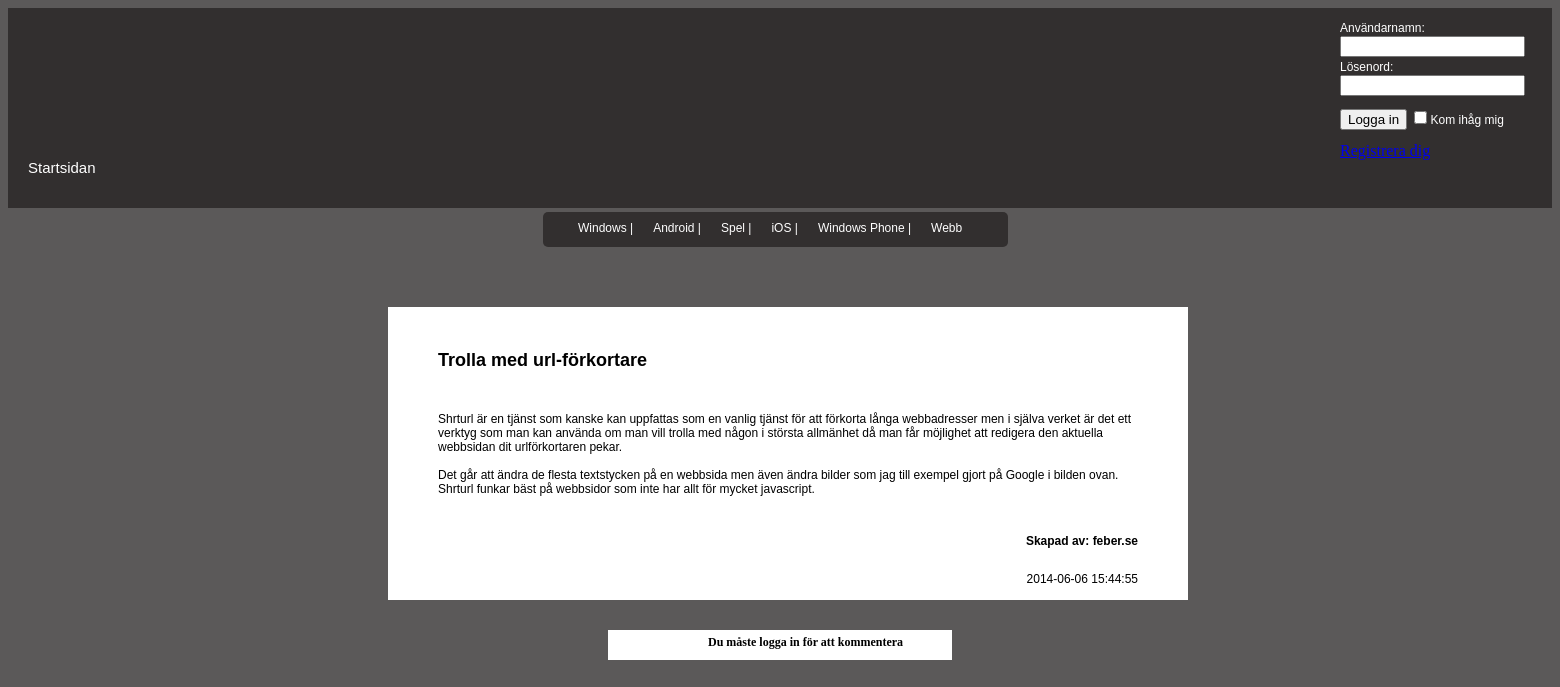
/?Comments&id=43, run on the app's committed database.
### tables this page shows
CREATE TABLE IF NOT EXISTS `posts` (
  `id` int(11) NOT NULL AUTO_INCREMENT,
  `title` varchar(200) NOT NULL,
  `post` text NOT NULL,
  `author` varchar(30) NOT NULL,
  `picture` longblob,
  `date` timestamp NOT NULL DEFAULT CURRENT_TIMESTAMP,
  `category` varchar(50) NOT NULL,
  PRIMARY KEY (`id`),
  KEY `categoryID` (`category`)
);

### Controller/PostsController.php (called while the page is built, shortened)
<?php
require_once 'View/PostsView.php';
require_once 'Model/PostsHandler.php';
class PostsController{
	private $ret = "";
	private $message = "";
	public function DoControll(Database $db){
		$postsHandler = new PostsHandler($db);
		$postsView = new PostsView();
		$loginHandler = new LoginHandler($db);
		$blogposts = $postsHandler->GetPosts();
		if($loginHandler->LoggedInAsAdmin() === true){
				$this->ret = $postsView->CategoryView($blogposts);
				$this->ret .= $postsView->ViewPostsAsAdmin($blogposts);
		}
		else
		{
			$this->ret = $postsView->CategoryView($blogposts);
			$this->ret .= $postsView->ViewPosts($blogposts);
		}
		return $this->ret. $this->message;
	}
}

### Controller/CommentController.php (called while the page is built, shortened)
<?php
require_once 'View/CreateCommentView.php';
require_once 'View/PostsView.php';
require_once 'Model/LoginHandler.php';
require_once 'Model/PostsHandler.php';
class CommentController{
	private $message = "";
	private $commentsPosts ="";
	public function DoControll(Database $db){
		$createCommentView = new CreateCommentView();
		$postsView = new PostsView();
		$loginHandler = new LoginHandler($db);
		$postsHandler = new PostsHandler($db);
		$id = $_GET['id'];
		$blogpost = $postsHandler->GetSpecificPost($id);
		$this->ret = $postsView->CategoryView();
		$this->ret .= $createCommentView->CommentPost($blogpost);
		if($loginHandler->IsLoggedIn() === true){
			$this->ret .= $createCommentView->CreateComment();
		}
		else{
			$this->ret .= $createCommentView->NotLoggedIn();
		}
		return $this->ret .$this->message . $this->commentsPosts;
	}
}

### PostArray.php (called while the page is built, shortened)
<?php
class PostArray{
	private $title;
	private $post;
	private $author;
	private $date;
	public function __construct($id, $title, $post, $author, $date, $category){
		$this->title = $title;
		$this->post = $post;
		$this->author = $author;
		$this->date = $date;
	}
	public function getTitle(){
		return $this->title;
	}
	public function getPost(){
		return $this->post;
	}
	public function getAuthor(){
		return $this->author;
	}
	public function getDate(){
		return $this->date;
	}
}

### Database.php (called while the page is built, shortened)
<?php
class Database{
	private $mysqli = NULL;
	public function Connect(DBConfig $config){
		$this->mysqli = new mysqli($config->host,
							$config->user,
							$config->password,
							$config->db);
				$this->mysqli->set_charset("utf8");
			return TRUE;
		}
	public function Prepare($sql){
		$ret = $this->mysqli->prepare($sql);
		return $ret;
	}
}

### Model/PostsHandler.php (called while the page is built, shortened)
<?php
require_once 'PostArray.php';
class PostsHandler{
	private $db;
	public function __construct(Database $db){
		$this->db = $db;
	}
	public function GetPosts(){
		$sqlQuery = "SELECT id, title, post, author, date, category From posts ORDER BY id DESC";
		$stmt = $this->db->Prepare($sqlQuery);
		$this->db->Execute($stmt);
		$stmt->bind_result($id, $title, $post, $author, $date, $category);
		while ($stmt->fetch()) {
			$blogpost = new PostArray($id, $title, $post, $author, $date, $category);
			$blogposts[] = $blogpost;
		}
		return $blogposts;
	}
	public function GetSpecificPost($id){
		$sqlQuery = "SELECT id, title, post, author, date, category FROM posts WHERE id = ? ORDER BY Id Desc";
		$stmt = $this->db->Prepare($sqlQuery);
		$stmt->bind_param('i', $id);
		$this->db->Execute($stmt);
		if ($stmt->bind_result($id, $title, $post, $author, $date, $category) == FALSE) {
        		throw new \Exception($this->mysqli->error);
        }
		if ($stmt->fetch()) {
           	$ret = new PostArray($id, $title, $post, $author, $date, $category);
        } else {
        	throw new \Exception("Could not find post $id");
        }
        return $ret;
	}
}

### View/PostsView.php (the view, shortened to what this page needs)
<?php
require_once 'Model/PostsHandler.php';
class PostsView{
	private $windows = '?Windows';
	private $android = '?Android';
	private $spel = '?Spel';
	private $ios = '?iOS';
	private $wp = '?WP';
	private $webb = '?Webb';
	public function CategoryView(){
		$ret="
		<div id='categoryMenu'>
			<a href='$this->windows' id='categoryLink'>Windows |</a>
			<a href='$this->android' id='categoryLink'>Android |</a>
			<a href='$this->spel' id='categoryLink'>Spel |</a>
			<a href='$this->ios' id='categoryLink'>iOS |</a>
			<a href='$this->wp' id='categoryLink'>Windows Phone |</a>
			<a href='$this->webb' id='categoryLink'>Webb</a>
		</div>";
		return $ret;
	}
}

### View/CreateCommentView.php (shortened to what this page needs)
<?php
require_once 'Model/CommentsHandler.php';
require_once 'Model/PostsHandler.php';
class CreateCommentView{
	public function CommentPost($blogposts){
		$ret = "";
		$ret .= "<div id='postsview'>
			<div></br><br>
			<h2 id='titlePostsView'>".nl2br($blogposts->getTitle())."</h2></br>
			<p id='postPostsView'>".nl2br($blogposts->getPost())."</p></br>
			<p id='authorPostsView'>Skapad av: ".nl2br($blogposts->getAuthor())."</p></br>
			<p id='datePostsView'>".$blogposts->getDate()."</p></br>
			</div>
			</div>
			</div>
		</div>";
	return $ret;
	}
	public function NotLoggedIn() {
			$ret = "
				<div id='loggInToComment'>
					<p id='commentLoginMessage'>Du måste logga in för att kommentera</p>
				</div>";
			return $ret;
	}
}

### style.css (style rules this page uses)
#body { background-color: #5B5959; }
#categoryMenu { height: 35px; width: 450px; margin-left: 535px; margin-top: 4px; padding-left: 15px; background-color: #322F2F; border-radius:5px 5px 5px 5px; font-size: 10px; }
#categoryLink { float:left; margin-top: 9px; padding-left:20px; color:white; font-family: Trebuchet MS, Helvetica, sans-serif; font-size:12px; text-decoration: none }
#postsview { font-family: Trebuchet MS, Helvetica, sans-serif; font-size: 12px; background-color:white; width:700px; padding-left:50px; padding-right:50px; padding-bottom:50px; margin-left:380px; margin-bottom:30px; margin-top:60px; }
#authorPostsView { font-weight: bold; float: right; }
#datePostsView { float: right; padding-left: 500px; }
#commentLoginMessage { font-size: 12px; font-weight: bold; background-color: white; margin-left: 600px; margin-right: 600px; margin-bottom: 2px; padding-left: 100px; padding-bottom: 10px; padding-top: 5px; }

### data on the page
posts: title "Trolla med url-förkortare", post "Shrturl är en tjänst som kanske kan uppfattas som en vanlig tjänst för att förkorta långa webbadresser men i själva verket är det ett verktyg som man kan använda om man vill trolla med någon i största allmänhet då man får möjlighet att redigera den aktuella webbsidan dit urlförkortaren pekar. Det går att ändra de flesta textstycken på en webbsida men även ändra bilder som jag till exempel gjort på Google i bilden ovan. Shrturl funkar bäst på webbsidor som inte har allt för mycket javascript.", author "feber.se", date "2014-06-06 15:44:55"
